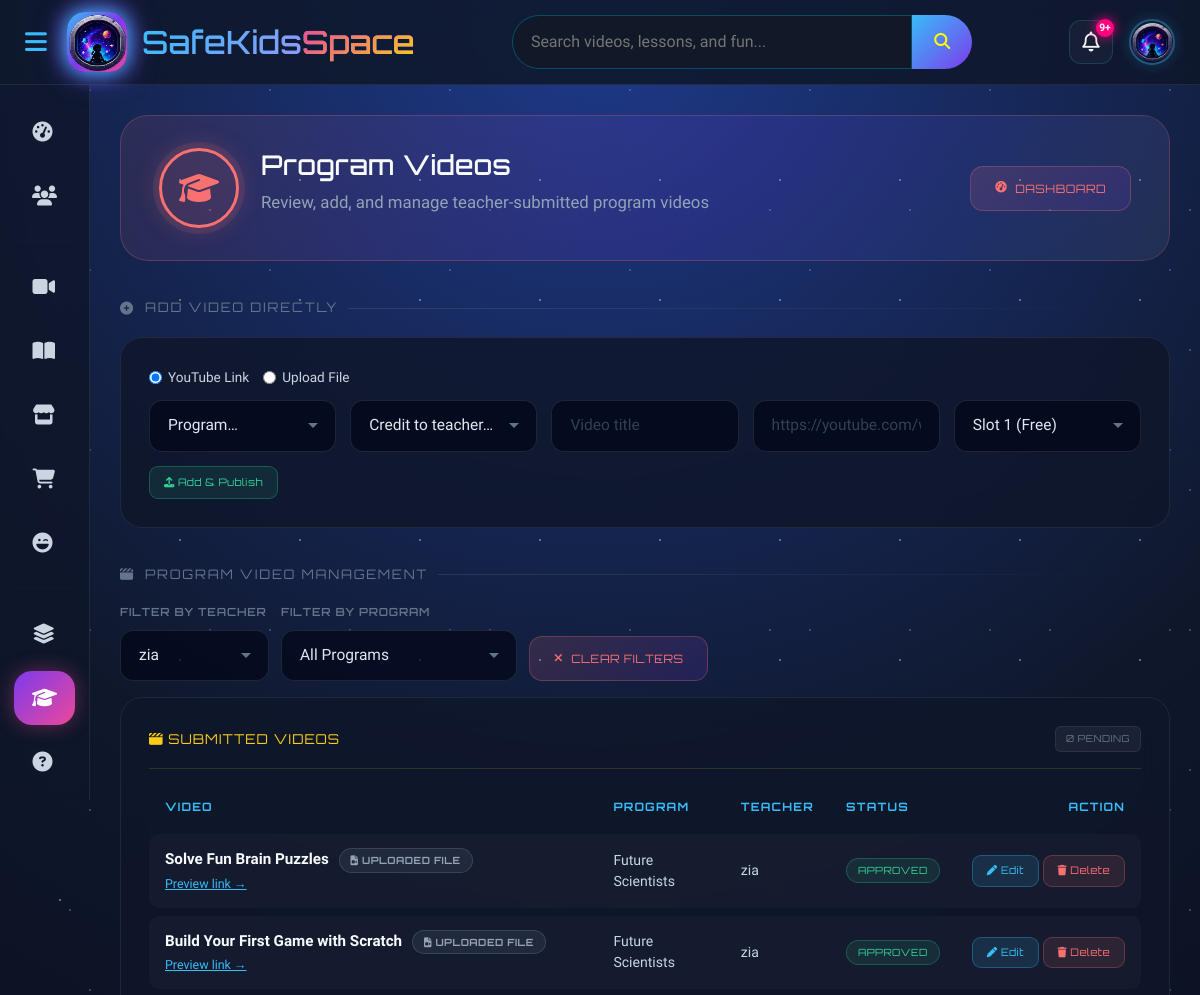
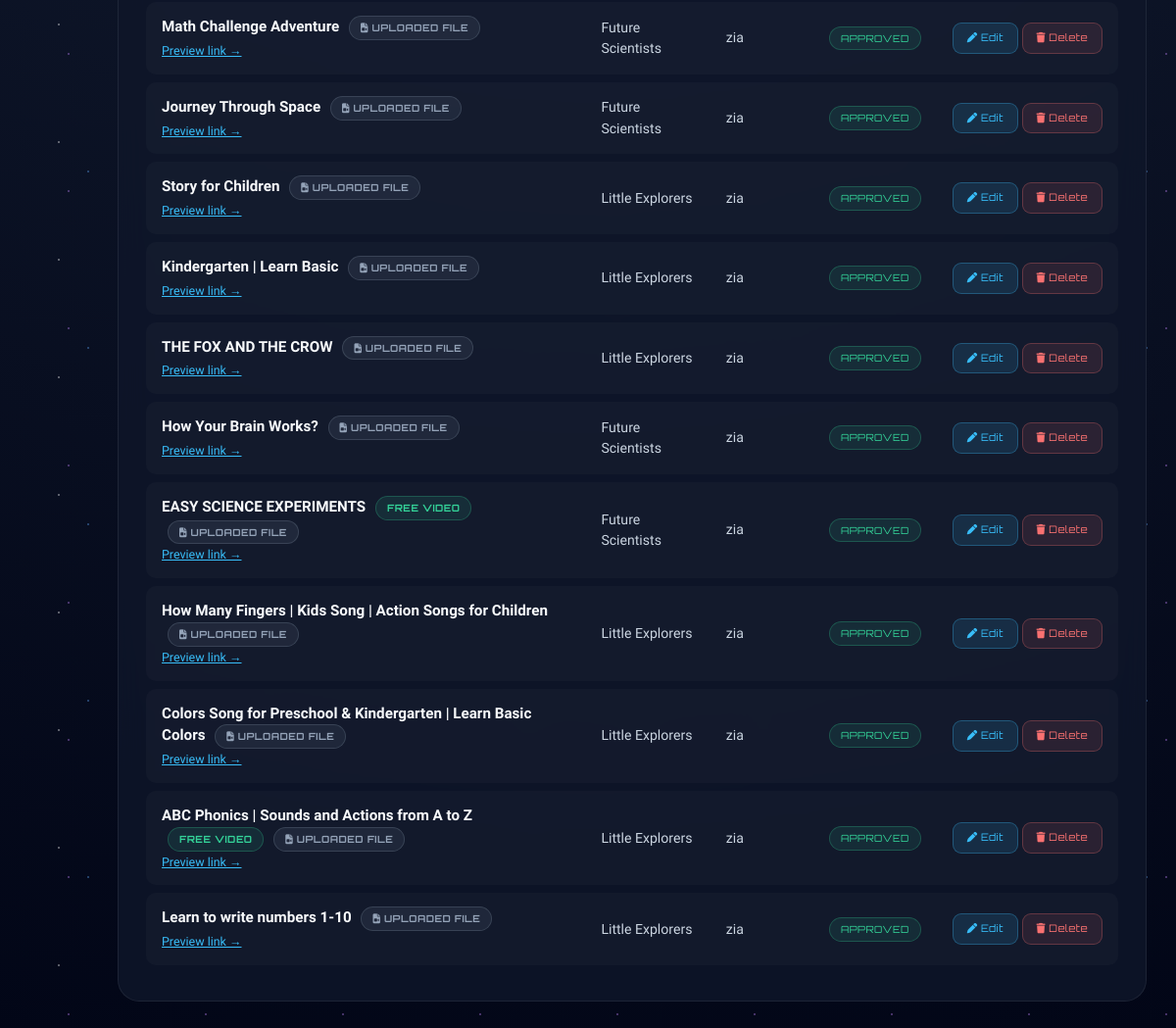
The page /admin/admin_program_videos.php?teacher_id=18 (signed in) on the database its author committed (2 pictures, top to bottom).
### tables this page shows
CREATE TABLE `program_videos` (
  `id` int(11) NOT NULL,
  `program_id` int(11) NOT NULL,
  `teacher_id` int(11) NOT NULL,
  `title` varchar(200) NOT NULL,
  `video_url` varchar(500) NOT NULL,
  `video_type` enum('youtube','file') NOT NULL DEFAULT 'youtube',
  `thumbnail_url` varchar(500) DEFAULT NULL,
  `duration` varchar(20) DEFAULT NULL,
  `order_index` int(11) NOT NULL DEFAULT 0,
  `status` enum('pending','approved','rejected') NOT NULL DEFAULT 'pending',
  `admin_note` varchar(255) DEFAULT NULL,
  `approved_by` int(11) DEFAULT NULL,
  `approved_at` timestamp NULL DEFAULT NULL,
  `created_at` timestamp NOT NULL DEFAULT current_timestamp()
);

CREATE TABLE `programs` (
  `id` int(11) NOT NULL,
  `title` varchar(150) NOT NULL,
  `slug` varchar(150) NOT NULL,
  `age_range` varchar(20) NOT NULL,
  `subjects` varchar(500) NOT NULL,
  `monthly_price` decimal(10,2) NOT NULL,
  `icon` varchar(50) DEFAULT 'fa-graduation-cap',
  `status` enum('active','inactive') NOT NULL DEFAULT 'active',
  `created_at` timestamp NOT NULL DEFAULT current_timestamp()
);

CREATE TABLE `users` (
  `id` int(11) NOT NULL,
  `fullname` varchar(100) DEFAULT NULL,
  `email` varchar(100) DEFAULT NULL,
  `password` varchar(255) DEFAULT NULL,
  `role` enum('admin','student','parent','teacher') DEFAULT 'student',
  `account_status` enum('active','pending_deactivation','deactivated') NOT NULL DEFAULT 'active',
  `can_go_live` tinyint(1) NOT NULL DEFAULT 0,
  `created_at` timestamp NOT NULL DEFAULT current_timestamp(),
  `profile_pic` varchar(255) DEFAULT NULL
);

### admin/admin_program_videos.php (the view, shortened to what this page needs)
<?php
require_once __DIR__ . '/../includes/db.php';
$filter_teacher_id = intval($_GET['teacher_id'] ?? 0);
$filter_program_id = intval($_GET['program_id'] ?? 0);
try {
    $video_filter_sql = "SELECT pv.id, pv.title, pv.video_url, pv.video_type, pv.order_index, pv.status, pv.created_at,
                pv.teacher_id, pv.program_id,
                p.title AS program_title, u.fullname AS teacher_name
         FROM program_videos pv
         JOIN programs p ON p.id = pv.program_id
         JOIN users u ON u.id = pv.teacher_id
         WHERE 1=1";
    $video_filter_params = [];
    if ($filter_teacher_id > 0) {
        $video_filter_sql .= " AND pv.teacher_id = ?";
        $video_filter_params[] = $filter_teacher_id;
    }
    $video_filter_sql .= " ORDER BY (pv.status = 'pending') DESC, pv.created_at DESC";
    $pv_stmt = $pdo->prepare($video_filter_sql);
    $pv_stmt->execute($video_filter_params);
    $pending_program_videos = $pv_stmt->fetchAll();
} catch (PDOException $e) {
    $pending_program_videos = [];
}
function render_pv_rows($pending_program_videos) {
    if (!empty($pending_program_videos)):
        foreach ($pending_program_videos as $pv):
            ?>
            <tr>
                <td style="font-weight:700; color:#f8fafc;">
                    <?= htmlspecialchars($pv['title']) ?>
                    <?php if (intval($pv['order_index']) === 1): ?>
                        <span class="ad-permission-pill ad-permission-approved" style="margin-left:6px;">FREE VIDEO</span>
                    <?php endif; ?>
                    <span class="ad-permission-pill ad-permission-pending" style="margin-left:6px;">
                        <i class="fa-solid <?= $pv['video_type'] === 'file' ? 'fa-file-video' : 'fa-brands fa-youtube' ?>"></i>
                        <?= $pv['video_type'] === 'file' ? 'Uploaded File' : 'YouTube' ?>
                    </span>
                    <div style="color:#64748b; font-size:.78rem; font-weight:400; margin-top:2px;">
                        <a href="<?= preg_match('#^https?://#i', $pv['video_url']) ? htmlspecialchars($pv['video_url']) : '../' . htmlspecialchars($pv['video_url']) ?>" target="_blank" style="color:#38bdf8; text-decoration:underline;">Preview link →</a>
                    </div>
                </td>
                <td style="color:#cbd5e1; font-size:.88rem;"><?= htmlspecialchars($pv['program_title']) ?></td>
                <td style="color:#cbd5e1; font-size:.88rem;"><?= htmlspecialchars($pv['teacher_name']) ?></td>
                <td>
                    <span class="ad-permission-pill ad-permission-<?= htmlspecialchars($pv['status']) ?>">
                        <?= ucfirst($pv['status']) ?>
                    </span>
                </td>
                <td style="text-align:right; white-space:nowrap;">
                    <button type="button" class="ad-live-toggle-btn adm-edit-pv-btn" style="background:rgba(56,189,248,.12); color:#38bdf8; border-color:rgba(56,189,248,.3);"
                        data-id="<?= intval($pv['id']) ?>"
                        data-title="<?= htmlspecialchars($pv['title'], ENT_QUOTES) ?>"
                        data-url="<?= htmlspecialchars($pv['video_url'], ENT_QUOTES) ?>"
                        data-type="<?= htmlspecialchars($pv['video_type'], ENT_QUOTES) ?>"
                        data-order="<?= intval($pv['order_index']) ?>">
                        <i class="fa-solid fa-pen"></i> Edit
                    </button>
                    <form action="admin_program_videos.php" method="POST" style="display:inline;" class="ad-confirm-form" data-confirm-msg="Delete this video permanently? This cannot be undone.">
                        <button type="submit" class="ad-live-toggle-btn ad-live-toggle-revoke">
                            <i class="fa-solid fa-trash"></i> Delete
                        </button>
                    </form>
                </td>
            </tr>
            <?php
        endforeach;
    endif;
    return ob_get_clean();
}
try {
    $video_teachers_list = $pdo->query("SELECT id, fullname FROM users WHERE LOWER(role) = 'teacher' ORDER BY fullname ASC")->fetchAll();
} catch (PDOException $e) {
    $video_teachers_list = [];
}
try {
    $programs_overview = $pdo->query(
        "SELECT p.id, p.title, p.age_range, p.subjects, p.monthly_price, p.icon, p.status,
                (SELECT COUNT(*) FROM program_videos pv WHERE pv.program_id = p.id AND pv.status = 'approved') AS approved_video_count,
                (SELECT COUNT(*) FROM program_videos pv WHERE pv.program_id = p.id AND pv.status = 'pending')  AS pending_video_count,
                (SELECT COUNT(*) FROM enrollments e WHERE e.program_id = p.id)                                  AS enrolled_count,
                (SELECT COUNT(*) FROM enrollments e WHERE e.program_id = p.id AND e.status = 'active')          AS active_count
         FROM programs p
         ORDER BY p.id ASC"
    )->fetchAll();
} catch (PDOException $e) {
    $programs_overview = [];
}
?>
<!DOCTYPE html>
<html lang="en">
<head>
    <link href="https://cdn.jsdelivr.net/npm/bootstrap@5.3.3/dist/css/bootstrap.min.css" rel="stylesheet">
    <link rel="stylesheet" href="https://cdnjs.cloudflare.com/ajax/libs/font-awesome/6.5.2/css/all.min.css">
    <link rel="stylesheet" href="../assets/layout.css">
    <link rel="stylesheet" href="../assets/admin.css">
</head>
<body>
<?php include __DIR__ . '/../includes/admin_navbar.php'; ?>
<div class="main-content ad-wrap">
    <div class="ad-hero">
        <div class="ad-hero-left">
            <div class="ad-hero-icon"><i class="fa-solid fa-graduation-cap"></i></div>
            <div>
                <h1 class="ad-hero-title">Program Videos</h1>
                <p class="ad-hero-sub">Review, add, and manage teacher-submitted program videos</p>
            </div>
        </div>
        <div class="ad-hero-right">
            <a href="admin_dashboard.php" class="ad-back-btn"><i class="fa-solid fa-gauge-high"></i> Dashboard</a>
        </div>
    </div>
    <p class="ad-section-title" style="margin-top:36px;"><i class="fa-solid fa-circle-plus"></i> Add Video Directly</p>
    <div class="ad-card">
        <?php if (!empty($video_teachers_list) && !empty($programs_overview)): ?>
            <form action="admin_program_videos.php" method="POST" enctype="multipart/form-data" id="aavForm">
                <div style="display:flex; gap:14px; margin-bottom:12px;">
                    <label style="display:flex; align-items:center; gap:6px; font-size:.85rem; color:#cbd5e1; cursor:pointer;">
                        <input type="radio" name="video_source" value="youtube" checked onchange="aavToggleSource(this.value)"> YouTube Link
                    </label>
                    <label style="display:flex; align-items:center; gap:6px; font-size:.85rem; color:#cbd5e1; cursor:pointer;">
                        <input type="radio" name="video_source" value="file" onchange="aavToggleSource(this.value)"> Upload File
                    </label>
                </div>
                <div style="display:grid; grid-template-columns: repeat(5, 1fr); gap:14px;">
                    <select name="program_id" class="apm-select" required>
                        <option value="">Program…</option>
                    </select>
                    <select name="teacher_id" class="apm-select" required>
                        <option value="">Credit to teacher…</option>
                    </select>
                    <input type="text" name="video_title" class="apm-input" placeholder="Video title" required>
                    <div id="aavUrlGroup">
                        <input type="url" name="video_url" class="apm-input" placeholder="https://youtube.com/watch?v=...">
                    </div>
                    <select name="order_index" class="apm-select" required>
                        <?php for ($i = 1; $i <= 10; $i++): ?>
                            <option value="<?= $i ?>">Slot <?= $i ?><?= $i === 1 ? ' (Free)' : '' ?></option>
                        <?php endfor; ?>
                    </select>
                </div>
                <button type="submit" class="ad-live-toggle-btn ad-live-toggle-grant" style="margin-top:14px;">
                    <i class="fa-solid fa-upload"></i> Add & Publish
                </button>
            </form>
        <?php endif; ?>
    </div>
    <p class="ad-section-title" style="margin-top:36px;"><i class="fa-solid fa-clapperboard"></i> Program Video Management</p>
    <form method="GET" action="admin_program_videos.php" id="pvFilterForm" style="display:flex; gap:12px; flex-wrap:wrap; align-items:end; margin-bottom:16px;">
        <div>
            <label class="apm-label">Filter by Teacher</label>
            <select name="teacher_id" id="pvTeacherFilter" class="apm-select">
                <?php foreach ($video_teachers_list as $t): ?>
                    <option value="<?= (int)$t['id'] ?>" <?= $filter_teacher_id === (int)$t['id'] ? 'selected' : '' ?>>
                        <?= htmlspecialchars($t['fullname']) ?>
                    </option>
                <?php endforeach; ?>
            </select>
        </div>
        <div>
            <label class="apm-label">Filter by Program</label>
            <select name="program_id" id="pvProgramFilter" class="apm-select">
                <option value="0">All Programs</option>
            </select>
        </div>
        <a href="admin_program_videos.php" id="pvClearFiltersLink" class="ad-back-btn" style="<?= ($filter_teacher_id > 0 || $filter_program_id > 0) ? '' : 'display:none;' ?>">
            <i class="fa-solid fa-xmark"></i> Clear Filters
        </a>
    </form>
    <div class="ad-card">
        <div class="ad-card-header" style="color:#facc15; border-color:rgba(250,204,21,.15);">
            <span><i class="fa-solid fa-clapperboard"></i> Submitted Videos</span>
            <span class="ad-sync-badge" id="pvPendingBadge">
                <?= count(array_filter($pending_program_videos, fn($v) => $v['status'] === 'pending')) ?> pending
            </span>
        </div>
        <div style="overflow-x:auto;">
            <table class="ad-table">
                <thead>
                    <tr>
                        <th>Video</th>
                        <th>Program</th>
                        <th>Teacher</th>
                        <th>Status</th>
                        <th style="text-align:right;">Action</th>
                    </tr>
                </thead>
                <tbody id="pvTbody">
                    <?= render_pv_rows($pending_program_videos) ?>
                </tbody>
            </table>
        </div>
    </div>
</div>
</body>
</html>

### includes/admin_navbar.php (style rules this page uses)
.main-content, .galaxy-footer { transition: none !important; }

### rows shown on the page
program_videos: title "Solve Fun Brain Puzzles", video_type "UPLOADED FILE", program.title "Future Scientists", teacher.fullname "zia", status "APPROVED"
program_videos: title "Build Your First Game with Scratch", video_type "UPLOADED FILE", program.title "Future Scientists", teacher.fullname "zia", status "APPROVED"
program_videos: title "Math Challenge Adventure", video_type "UPLOADED FILE", program.title "Future Scientists", teacher.fullname "zia", status "APPROVED"
program_videos: title "Journey Through Space", video_type "UPLOADED FILE", program.title "Future Scientists", teacher.fullname "zia", status "APPROVED"
program_videos: title "Story for Children", video_type "UPLOADED FILE", program.title "Little Explorers", teacher.fullname "zia", status "APPROVED"
program_videos: title "Kindergarten | Learn Basic", video_type "UPLOADED FILE", program.title "Little Explorers", teacher.fullname "zia", status "APPROVED"
program_videos: title "THE FOX AND THE CROW", video_type "UPLOADED FILE", program.title "Little Explorers", teacher.fullname "zia", status "APPROVED"
program_videos: title "How Your Brain Works?", video_type "UPLOADED FILE", program.title "Future Scientists", teacher.fullname "zia", status "APPROVED"
program_videos: title "EASY SCIENCE EXPERIMENTS", order_index "FREE VIDEO", video_type "UPLOADED FILE", program.title "Future Scientists", teacher.fullname "zia", status "APPROVED"
program_videos: title "How Many Fingers | Kids Song | Action Songs for Children", video_type "UPLOADED FILE", program.title "Little Explorers", teacher.fullname "zia", status "APPROVED"
program_videos: title "Colors Song for Preschool & Kindergarten | Learn Basic Colors", video_type "UPLOADED FILE", program.title "Little Explorers", teacher.fullname "zia", status "APPROVED"
program_videos: title "ABC Phonics | Sounds and Actions from A to Z", order_index "FREE VIDEO", video_type "UPLOADED FILE", program.title "Little Explorers", teacher.fullname "zia", status "APPROVED"
program_videos: title "Learn to write numbers 1-10", video_type "UPLOADED FILE", program.title "Little Explorers", teacher.fullname "zia", status "APPROVED"

### other values the page prints
form field teacher_id "zia"
